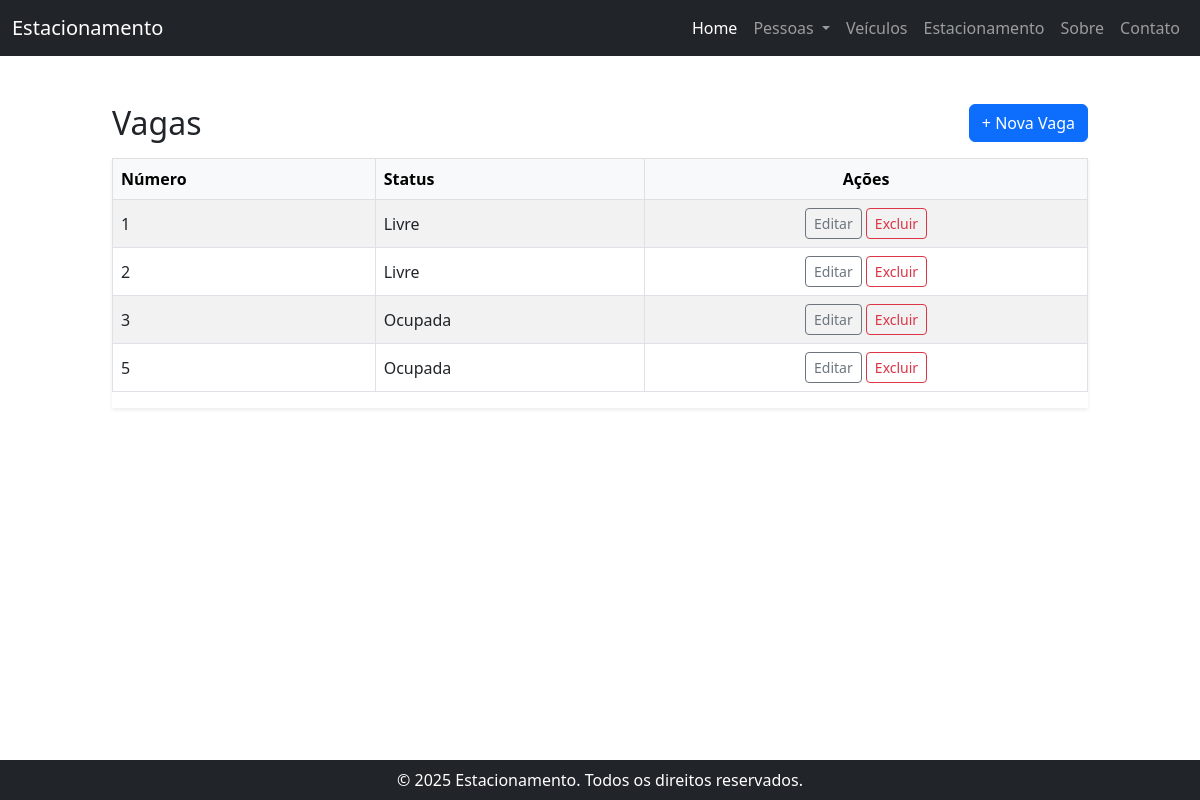
/vagas/, run on the app's committed database.
### src/estacionamento/models.py (models this page shows, shortened)
class Vaga(models.Model):
    numero = models.PositiveIntegerField(unique=True)
    ocupada = models.BooleanField(default=False)

### src/estacionamento/views.py (the view)
# urls.py: path('vagas/', views.VagaListView.as_view(), name='vagas'),
class VagaListView(ListView):
    model = Vaga
    template_name = "vagas.html"
    context_object_name = "vagas"

### src/estacionamento/templates/vagas.html
{% extends 'base.html' %}
{% block content %}
<div class="container py-4">
  <div class="d-flex justify-content-between align-items-center mb-3">
    <h2 class="mb-0">Vagas</h2>
    <a href="{% url 'vaga_adicionar' %}" class="btn btn-primary">+ Nova Vaga</a>
  </div>
  <div class="table-responsive shadow-sm">
    <table class="table table-hover table-striped table-bordered align-middle">
      <thead class="table-light">
        <tr>
          <th>Número</th>
          <th>Status</th>
          <th class="text-center">Ações</th>
        </tr>
      </thead>
      <tbody>
        {% for vaga in vagas %}
        <tr>
          <td>{{ vaga.numero }}</td>
          <td>{% if vaga.ocupada %}Ocupada{% else %}Livre{% endif %}</td>
          <td class="text-center">
            <a href="{% url 'vaga_editar' vaga.pk %}" class="btn btn-sm btn-outline-secondary">Editar</a>
            <a href="{% url 'vaga_deletar' vaga.pk %}" class="btn btn-sm btn-outline-danger">Excluir</a>
          </td>
        </tr>
        {% empty %}
        <tr>
          <td colspan="3" class="text-center text-muted">Nenhuma vaga cadastrada.</td>
        </tr>
        {% endfor %}
      </tbody>
    </table>
  </div>
</div>
{% endblock %}

### data on the page
Vaga: numero "1", ocupada "Livre"
Vaga: numero "2", ocupada "Livre"
Vaga: numero "3", ocupada "Ocupada"
Vaga: numero "5", ocupada "Ocupada"
